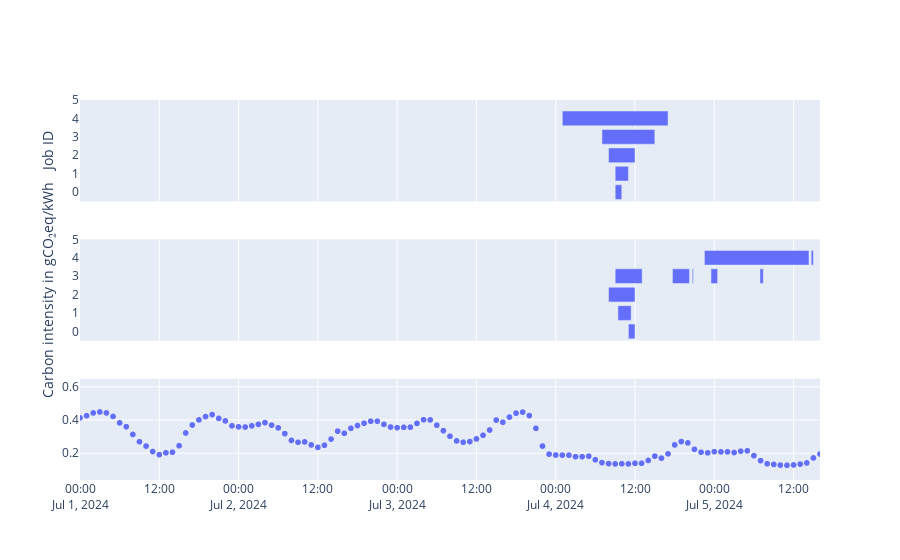
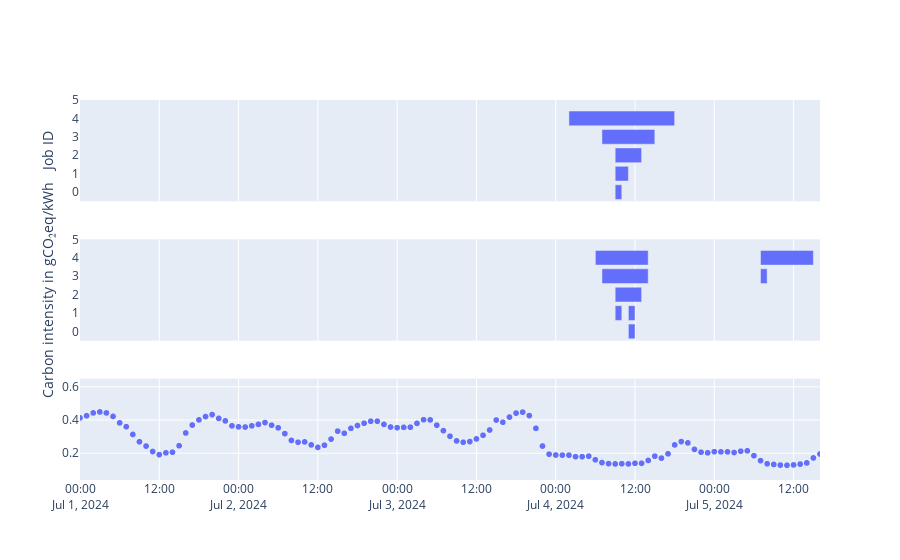

The code cell stored with these charts, in order, in its notebook:
### Code cell
from plotly.subplots import make_subplots
from datetime import datetime
import pytz
import sys
import plotly.express as px
from typing import List

sys.path.append('../src/')

import carbon

"""
For debugging purposes, plot some schedules, to see whats up
"""

carbon_trace = carbon.get_carbon_model("DE-hourly-start-july", 0, extra_columns=True).df
start_timestamp = datetime.fromisoformat(carbon_trace["datetime"].min().replace('Z', '+00:00')).timestamp()

carbon_fig = px.scatter(carbon_trace, x="datetime", y="carbon_intensity_avg")

def time_to_dates(seconds_since_simulation_start) -> str:
    adjusted_timestamp = seconds_since_simulation_start + start_timestamp
    date = datetime.fromtimestamp(adjusted_timestamp, pytz.timezone('UTC'))
    return date 

def make_gantt(filename: str):
    df = read_trace(filename)

    df["start_time_date"] = df["start_time"].apply(time_to_dates)
    df["submission_date"] = df["arrival_time"].apply(time_to_dates)
    df["exit_time_date"] = df["exit_time"].apply(time_to_dates)
    df["length_hours"] = (df["exit_time"] - df["start_time"]) / 3600

    fig_gantt = px.timeline(df, x_start="start_time_date", x_end="exit_time_date", y="ID", hover_data=["start_time", "length_hours"])

    return fig_gantt

def compare_traces(traces: List[str], waiting_time: int):

    fig = make_subplots(rows=len(traces)+1, cols=1, shared_xaxes=True)

    for index, trace in enumerate(traces):
        trace_fig = make_gantt(trace)

        fig.add_trace(trace_fig.data[0], row=index+1, col=1)
        fig.update_layout({f"yaxis{index+1}": {'range': [-0.5,df['ID'].max() + 1], 'tickmode': 'linear'}})


    fig.add_trace(carbon_fig.data[0], row=len(traces)+1, col=1)

    fig.update_layout(
        xaxis=dict(
            type='date',
            range=[time_to_dates(0), time_to_dates(waiting_time * 3600 + 3600 * 16)]
        ),
        xaxis2=dict(
            type='date',
            range=[time_to_dates(0), time_to_dates(waiting_time * 3600 + 3600 * 16)]
        ),
        xaxis3=dict(
            type='date',
            range=[time_to_dates(0), time_to_dates(waiting_time * 3600 + 3600 * 16)]
        ),
    )

    fig.update_yaxes(title_text="Job ID", fixedrange=True, row=1, col=1)
    fig.update_yaxes(title_text="Carbon intensity in gCO₂eq/kWh", fixedrange=True, row=2, col=1)

    fig.show()

compare_traces([
    "carbon_periodic-phases_2_300_100_96_details", 
    "suspend-resume_periodic-phases_2_300_100_96_details"
], 96)

compare_traces([
    "carbon_periodic-phases_0_0_100_96_details",
    "suspend-resume_periodic-phases_0_0_100_96_details"
], 96)

### Figure 1 — Plotly figure (JSON) as saved in the notebook; plotly's stock layout.template omitted (floating-point values rounded to 4 significant figures; data arrays with more than 128 entries replaced by an {"elided": "..."} marker saying what was removed)
{"data": [{"alignmentgroup": "True", "base": ["2024-07-04T01:00:00+00:00", "2024-07-04T07:00:00+00:00", "2024-07-04T08:00:00+00:00", "2024-07-04T09:00:00+00:00", "2024-07-04T09:00:00+00:00"], "customdata": [[262800, 16], [284400, 8], [288000, 4], [291600, 1], [291600, 2]], "hovertemplate": "start_time_date=%{base}<br>exit_time_date=%{x}<br>ID=%{y}<br>start_time=%{customdata[0]}<br>length_hours=%{customdata[1]}<extra></extra>", "legendgroup": "", "marker": {"color": "#636efa", "pattern": {"shape": ""}}, "name": "", "offsetgroup": "", "orientation": "h", "showlegend": false, "textposition": "auto", "type": "bar", "x": [57600000, 28800000, 14400000, 3600000, 7200000], "xaxis": "x", "y": [4, 3, 2, 0, 1], "yaxis": "y"}, {"alignmentgroup": "True", "base": ["2024-07-04T08:00:00+00:00", "2024-07-04T09:00:00+00:00", "2024-07-04T09:25:00+00:00", "2024-07-04T11:00:00+00:00", "2024-07-04T17:40:00+00:00", "2024-07-04T20:40:00+00:00", "2024-07-04T22:30:00+00:00", "2024-07-04T23:30:00+00:00", "2024-07-05T06:55:00+00:00", "2024-07-05T14:40:00+00:00"], "customdata": [[288000, 4], [291600, 4.083], [293100, 2], [298800, 1], [322800, 2.583], [333600, 0.1667], [340200, 15.83], [343800, 1], [370500, 0.5], [398400, 0.3333]], "hovertemplate": "start_time_date=%{base}<br>exit_time_date=%{x}<br>ID=%{y}<br>start_time=%{customdata[0]}<br>length_hours=%{customdata[1]}<extra></extra>", "legendgroup": "", "marker": {"color": "#636efa", "pattern": {"shape": ""}}, "name": "", "offsetgroup": "", "orientation": "h", "showlegend": false, "textposition": "auto", "type": "bar", "x": [14400000, 14700000, 7200000, 3600000, 9300000, 600000, 57000000, 3600000, 1800000, 1200000], "xaxis": "x2", "y": [2, 3, 1, 0, 3, 3, 4, 3, 3, 4], "yaxis": "y2"}, {"hovertemplate": "datetime=%{x}<br>carbon_intensity_avg=%{y}<extra></extra>", "legendgroup": "", "marker": {"color": "#636efa", "symbol": "circle"}, "mode": "markers", "name": "", "showlegend": false, "type": "scattergl", "x": {"elided": "1440 str values"}, "xaxis": "x3", "y": {"elided": "1440 float values"}, "yaxis": "y3"}], "layout": {"xaxis": {"anchor": "y", "domain": [0, 1], "matches": "x3", "range": ["2024-07-01T00:00:00+00:00", "2024-07-05T16:00:00+00:00"], "showticklabels": false, "type": "date"}, "xaxis2": {"anchor": "y2", "domain": [0, 1], "matches": "x3", "range": ["2024-07-01T00:00:00+00:00", "2024-07-05T16:00:00+00:00"], "showticklabels": false, "type": "date"}, "xaxis3": {"anchor": "y3", "domain": [0, 1], "range": ["2024-07-01T00:00:00+00:00", "2024-07-05T16:00:00+00:00"], "type": "date"}, "yaxis": {"anchor": "x", "domain": [0.7333, 1], "fixedrange": true, "range": [-0.5, 5], "tickmode": "linear", "title": {"text": "Job ID"}}, "yaxis2": {"anchor": "x2", "domain": [0.3667, 0.6333], "fixedrange": true, "range": [-0.5, 5], "tickmode": "linear", "title": {"text": "Carbon intensity in gCO₂eq/kWh"}}, "yaxis3": {"anchor": "x3", "domain": [0, 0.2667]}}}

### Figure 2 — Plotly figure (JSON) as saved in the notebook; plotly's stock layout.template omitted (floating-point values rounded to 4 significant figures; data arrays with more than 128 entries replaced by an {"elided": "..."} marker saying what was removed)
{"data": [{"alignmentgroup": "True", "base": ["2024-07-04T02:00:00+00:00", "2024-07-04T07:00:00+00:00", "2024-07-04T09:00:00+00:00", "2024-07-04T09:00:00+00:00", "2024-07-04T09:00:00+00:00"], "customdata": [[266400, 16], [284400, 8], [291600, 1], [291600, 4], [291600, 2]], "hovertemplate": "start_time_date=%{base}<br>exit_time_date=%{x}<br>ID=%{y}<br>start_time=%{customdata[0]}<br>length_hours=%{customdata[1]}<extra></extra>", "legendgroup": "", "marker": {"color": "#636efa", "pattern": {"shape": ""}}, "name": "", "offsetgroup": "", "orientation": "h", "showlegend": false, "textposition": "auto", "type": "bar", "x": [57600000, 28800000, 3600000, 14400000, 7200000], "xaxis": "x", "y": [4, 3, 0, 2, 1], "yaxis": "y"}, {"alignmentgroup": "True", "base": ["2024-07-04T06:00:00+00:00", "2024-07-04T07:00:00+00:00", "2024-07-04T09:00:00+00:00", "2024-07-04T09:00:00+00:00", "2024-07-04T11:00:00+00:00", "2024-07-04T11:00:00+00:00", "2024-07-05T07:00:00+00:00", "2024-07-05T07:00:00+00:00"], "customdata": [[280800, 8], [284400, 7], [291600, 1], [291600, 4], [298800, 1], [298800, 1], [370800, 1], [370800, 8]], "hovertemplate": "start_time_date=%{base}<br>exit_time_date=%{x}<br>ID=%{y}<br>start_time=%{customdata[0]}<br>length_hours=%{customdata[1]}<extra></extra>", "legendgroup": "", "marker": {"color": "#636efa", "pattern": {"shape": ""}}, "name": "", "offsetgroup": "", "orientation": "h", "showlegend": false, "textposition": "auto", "type": "bar", "x": [28800000, 25200000, 3600000, 14400000, 3600000, 3600000, 3600000, 28800000], "xaxis": "x2", "y": [4, 3, 1, 2, 0, 1, 3, 4], "yaxis": "y2"}, {"hovertemplate": "datetime=%{x}<br>carbon_intensity_avg=%{y}<extra></extra>", "legendgroup": "", "marker": {"color": "#636efa", "symbol": "circle"}, "mode": "markers", "name": "", "showlegend": false, "type": "scattergl", "x": {"elided": "1440 str values"}, "xaxis": "x3", "y": {"elided": "1440 float values"}, "yaxis": "y3"}], "layout": {"xaxis": {"anchor": "y", "domain": [0, 1], "matches": "x3", "range": ["2024-07-01T00:00:00+00:00", "2024-07-05T16:00:00+00:00"], "showticklabels": false, "type": "date"}, "xaxis2": {"anchor": "y2", "domain": [0, 1], "matches": "x3", "range": ["2024-07-01T00:00:00+00:00", "2024-07-05T16:00:00+00:00"], "showticklabels": false, "type": "date"}, "xaxis3": {"anchor": "y3", "domain": [0, 1], "range": ["2024-07-01T00:00:00+00:00", "2024-07-05T16:00:00+00:00"], "type": "date"}, "yaxis": {"anchor": "x", "domain": [0.7333, 1], "fixedrange": true, "range": [-0.5, 5], "tickmode": "linear", "title": {"text": "Job ID"}}, "yaxis2": {"anchor": "x2", "domain": [0.3667, 0.6333], "fixedrange": true, "range": [-0.5, 5], "tickmode": "linear", "title": {"text": "Carbon intensity in gCO₂eq/kWh"}}, "yaxis3": {"anchor": "x3", "domain": [0, 0.2667]}}}
